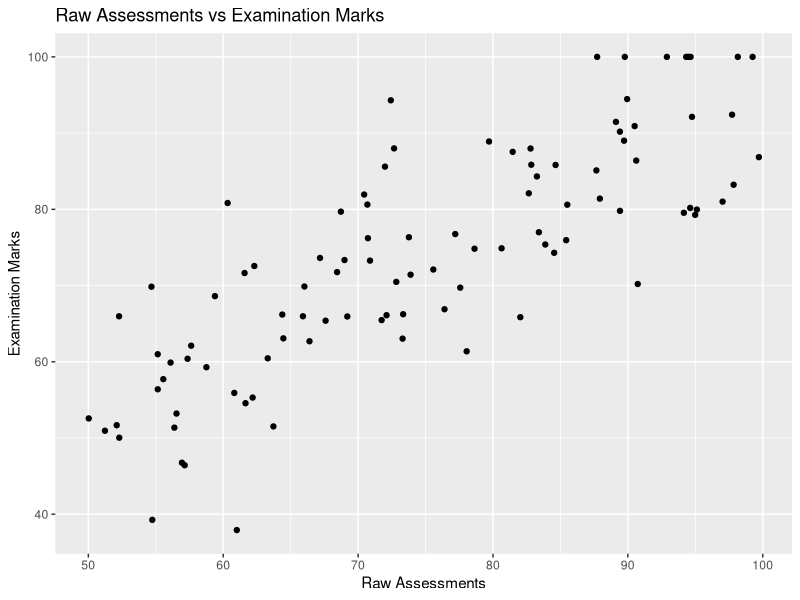
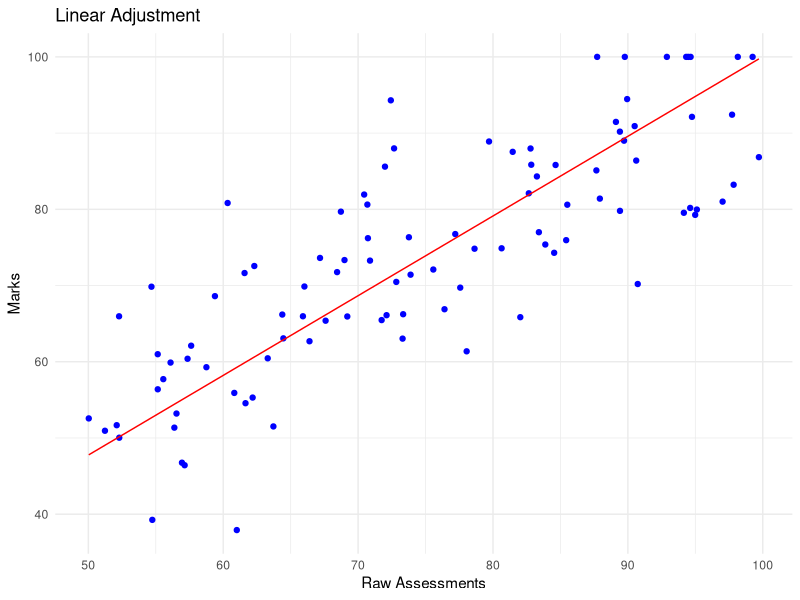
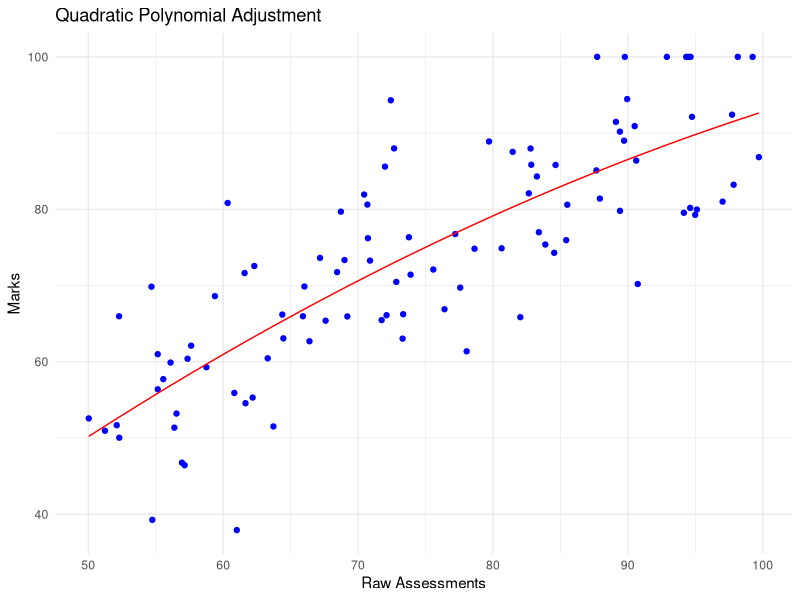
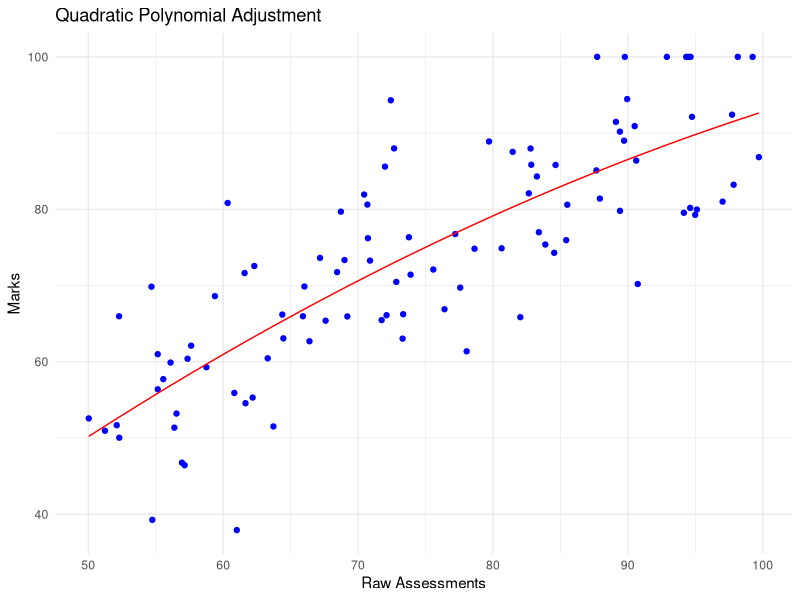
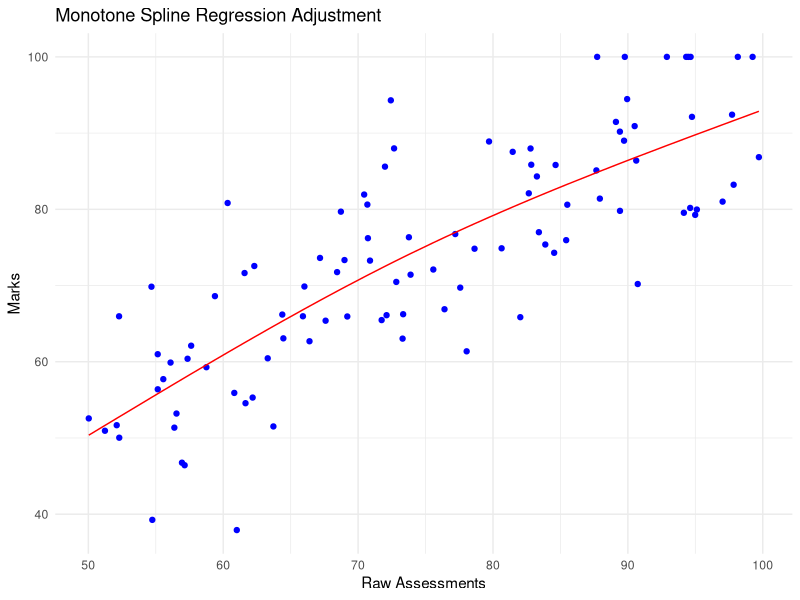
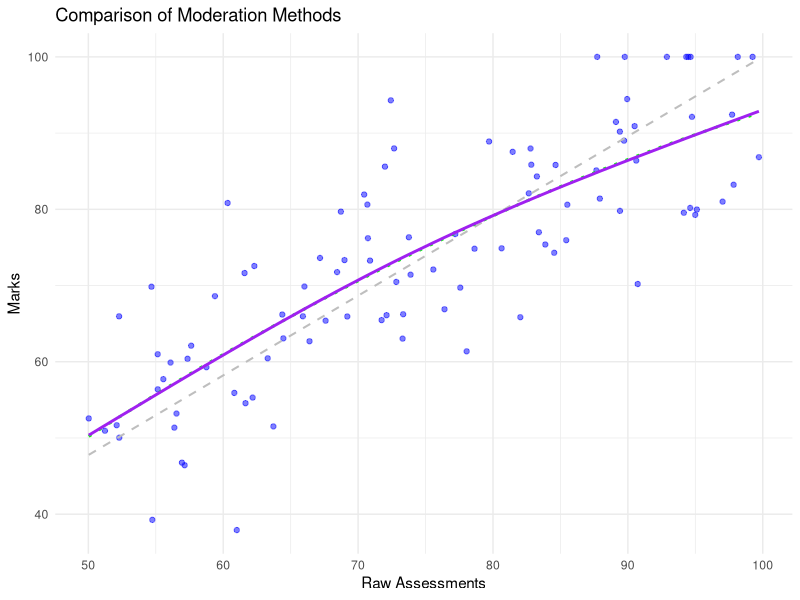

Generate these figures, in order, with R:
# Load necessary libraries
library(splines)
library(ggplot2)

# Set seed for reproducibility
set.seed(123)

# Generate fake data
n <- 100  # Number of students
raw_assessments <- sort(runif(n, 50, 100))  # Raw assessments between 50 and 100
exam_marks <- raw_assessments + rnorm(n, mean = 0, sd = 10)  # Exam marks with some added noise
# probably would think about generating a more realistic distribution of students 

# Ensure exam marks are within 0 to 100 range 
exam_marks <- pmax(pmin(exam_marks, 100), 0)

# Plot the raw data
ggplot(data.frame(raw_assessments, exam_marks), aes(x = raw_assessments, y = exam_marks)) +
  geom_point() +
  labs(title = "Raw Assessments vs Examination Marks", x = "Raw Assessments", y = "Examination Marks")


# Linear Adjustment
linear_adjustment <- function(raw, exam) {
  a <- sd(exam) / sd(raw)
  b <- mean(exam) - a * mean(raw)
  return(a * raw + b)
}

# Apply the linear adjustment
moderated_linear <- linear_adjustment(raw_assessments, exam_marks)

# Plot the results
ggplot(data.frame(raw_assessments, exam_marks, moderated_linear), aes(x = raw_assessments)) +
  geom_point(aes(y = exam_marks), color = "blue") +
  geom_line(aes(y = moderated_linear), color = "red") +
  labs(title = "Linear Adjustment", x = "Raw Assessments", y = "Marks") +
  theme_minimal()


# Quadratic Polynomial Adjustment
quadratic_adjustment <- function(raw, exam) {
  # Fit a quadratic model
  fit <- lm(exam ~ poly(raw, 2, raw = TRUE))
  return(predict(fit, newdata = data.frame(raw = raw)))
}

# Apply the quadratic adjustment
moderated_quadratic <- quadratic_adjustment(raw_assessments, exam_marks)

# Plot the results
ggplot(data.frame(raw_assessments, exam_marks, moderated_quadratic), aes(x = raw_assessments)) +
  geom_point(aes(y = exam_marks), color = "blue") +
  geom_line(aes(y = moderated_quadratic), color = "red") +
  labs(title = "Quadratic Polynomial Adjustment", x = "Raw Assessments", y = "Marks") +
  theme_minimal()


# Quadratic Polynomial Adjustment
quadratic_adjustment <- function(raw, exam) {
  # Fit a quadratic model
  fit <- lm(exam ~ poly(raw, 2, raw = TRUE))
  return(predict(fit, newdata = data.frame(raw = raw)))
}

# Apply the quadratic adjustment
moderated_quadratic <- quadratic_adjustment(raw_assessments, exam_marks)

# Plot the results
ggplot(data.frame(raw_assessments, exam_marks, moderated_quadratic), aes(x = raw_assessments)) +
  geom_point(aes(y = exam_marks), color = "blue") +
  geom_line(aes(y = moderated_quadratic), color = "red") +
  labs(title = "Quadratic Polynomial Adjustment", x = "Raw Assessments", y = "Marks") +
  theme_minimal()

# MSR with a simple spline
msr_adjustment <- function(raw, exam) {
  # Fit a monotonic spline with one knot
  fit <- lm(exam ~ ns(raw, df = 2))
  return(predict(fit, newdata = data.frame(raw = raw)))
}

# Apply the MSR adjustment
moderated_msr <- msr_adjustment(raw_assessments, exam_marks)

# Plot the results
ggplot(data.frame(raw_assessments, exam_marks, moderated_msr), aes(x = raw_assessments)) +
  geom_point(aes(y = exam_marks), color = "blue") +
  geom_line(aes(y = moderated_msr), color = "red") +
  labs(title = "Monotone Spline Regression Adjustment", x = "Raw Assessments", y = "Marks") +
  theme_minimal()


# Combine the data for comparison
comparison <- data.frame(
  raw_assessments,
  exam_marks,
  moderated_linear,
  moderated_quadratic,
  moderated_msr
)

# Plot the comparison
ggplot(comparison, aes(x = raw_assessments)) +
  geom_point(aes(y = exam_marks), color = "blue", alpha = 0.5) +
  geom_line(aes(y = moderated_linear), color = "gray", linetype = "dashed", size = 0.7) +
  geom_line(aes(y = moderated_quadratic), color = "green", linetype = "dotted", size = 1) +
  geom_line(aes(y = moderated_msr), color = "purple", linetype = "solid", size = 1) +
  labs(title = "Comparison of Moderation Methods", x = "Raw Assessments", y = "Marks") +
  theme_minimal() +
  theme(legend.position = "bottom")





# Calculate Mean Squared Errors (MSE)
mse_linear <- mean((exam_marks - moderated_linear)^2)
mse_quadratic <- mean((exam_marks - moderated_quadratic)^2)
mse_msr <- mean((exam_marks - moderated_msr)^2)

# Calculate the standard deviation of differences
sd_diff_linear <- sd(exam_marks - moderated_linear)
sd_diff_quadratic <- sd(exam_marks - moderated_quadratic)
sd_diff_msr <- sd(exam_marks - moderated_msr)

# Print the results
mse_results <- data.frame(
  Method = c("Linear", "Quadratic", "MSR"),
  MSE = c(mse_linear, mse_quadratic, mse_msr),
  SD_Difference = c(sd_diff_linear, sd_diff_quadratic, sd_diff_msr)
)

print(mse_results)
# Combine the data for plotting
comparison <- data.frame(
  raw_assessments,
  exam_marks,
  moderated_linear,
  moderated_quadratic,
  moderated_msr
)
